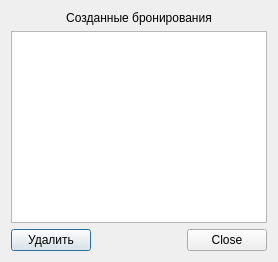
<?xml version="1.0" encoding="UTF-8"?>
<ui version="4.0">
 <class>BookingsDialog</class>
 <widget class="QDialog" name="BookingsDialog">
  <property name="windowTitle">
   <string>Мои бронирования</string>
  </property>
  <layout class="QVBoxLayout" name="verticalLayout">
   <item>
    <widget class="QLabel" name="label">
     <property name="text"><string>Созданные бронирования</string></property>
     <property name="alignment"><set>Qt::AlignCenter</set></property>
    </widget>
   </item>
   <item>
    <widget class="QTableView" name="tvBookings"/>
   </item>
   <item>
    <layout class="QHBoxLayout" name="hLayout">
     <item>
      <widget class="QPushButton" name="pbDelete">
       <property name="text"><string>Удалить</string></property>
      </widget>
     </item>
     <item>
      <spacer name="hspacer">
       <property name="orientation"><enum>Qt::Horizontal</enum></property>
       <property name="sizeHint" stdset="0">
        <size><width>40</width><height>20</height></size>
       </property>
      </spacer>
     </item>
     <item>
      <widget class="QDialogButtonBox" name="buttonBox">
       <property name="standardButtons"><set>QDialogButtonBox::Close</set></property>
      </widget>
     </item>
    </layout>
   </item>
  </layout>
 </widget>
 <resources/>
 <connections/>
</ui>
